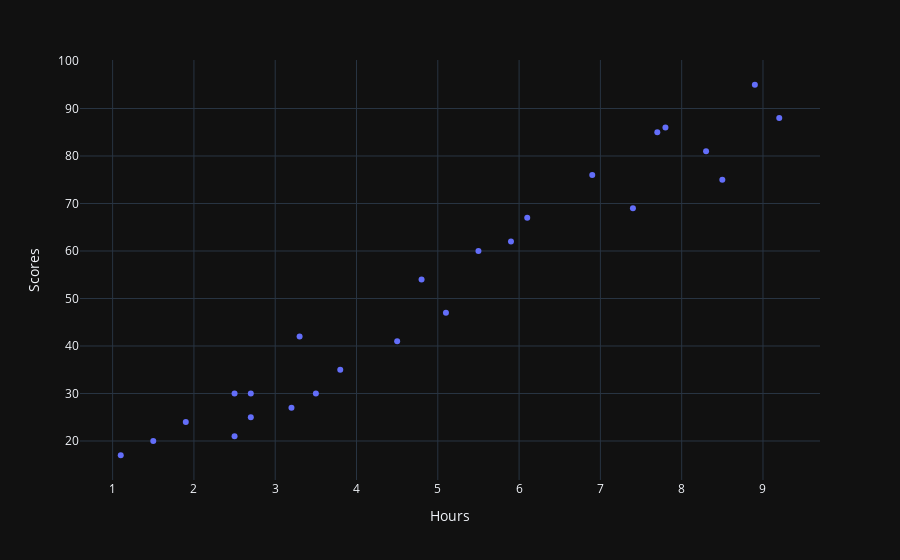

Write notebook code for a chart like this one.
### Markdown cell above
# Ballarni soatlar o'zgarganda nuqtali tasviri

### Code cell
px.scatter(sh,x="Hours",y="Scores",template="plotly_dark")

### Figure 1 — Plotly figure (JSON) as saved in the notebook; plotly's stock layout.template omitted (floating-point values rounded to 4 significant figures)
{"data": [{"hovertemplate": "Hours=%{x}<br>Scores=%{y}<extra></extra>", "legendgroup": "", "marker": {"color": "#636efa", "symbol": "circle"}, "mode": "markers", "name": "", "orientation": "v", "showlegend": false, "type": "scatter", "x": [2.5, 5.1, 3.2, 8.5, 3.5, 1.5, 9.2, 5.5, 8.3, 2.7, 7.7, 5.9, 4.5, 3.3, 1.1, 8.9, 2.5, 1.9, 6.1, 7.4, 2.7, 4.8, 3.8, 6.9, 7.8], "xaxis": "x", "y": [21, 47, 27, 75, 30, 20, 88, 60, 81, 25, 85, 62, 41, 42, 17, 95, 30, 24, 67, 69, 30, 54, 35, 76, 86], "yaxis": "y"}], "layout": {"legend": {"tracegroupgap": 0}, "margin": {"t": 60}, "xaxis": {"anchor": "y", "domain": [0, 1], "title": {"text": "Hours"}}, "yaxis": {"anchor": "x", "domain": [0, 1], "title": {"text": "Scores"}}}}
